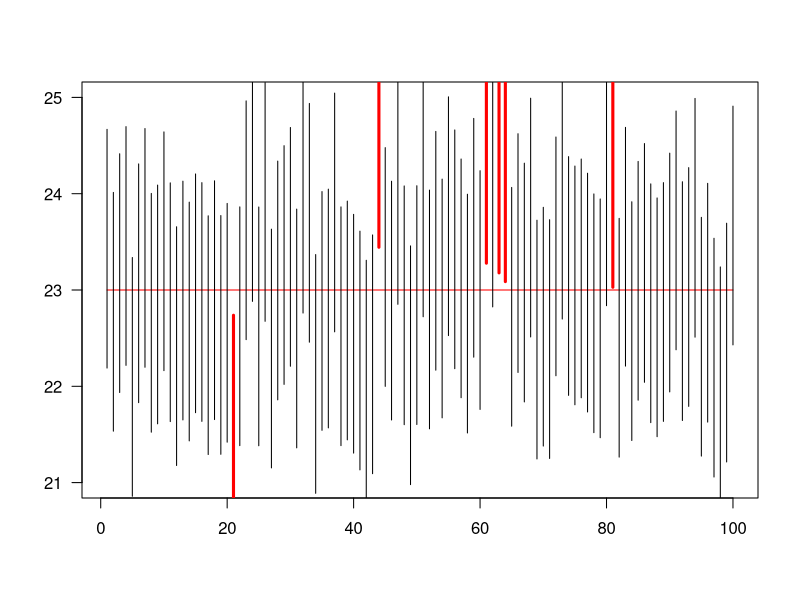

This chart was generated by the following R code:
#Generate normally distributed data with mean 23 and variance 4
mu <- 23
sigma <- sqrt(4)
n <- 10
alpha <- 0.05

N <- 100

plot(c(1,N),c(23,23),ylim=c(21,25),xlim=c(1,N),type="l",col="red",las=1,xlab="",ylab="")
for (k in 1:N)
{
  x <- rnorm(n,mu,sigma)
  #Construct a 100(1-alpha)% confidence interval for the mean
  # qnorm(1 - alpha/2) = z_{alpha/2}
  z <- qnorm(1-alpha/2)
  l <- mean(x) - z*sigma/sqrt(n)   # xbar - z_{alpha/2}*sigma/sqrt(n)
  u <- mean(x) + z*sigma/sqrt(n)   # xbar + z_{alpha/2}*sigma/sqrt(n)
  
  cat("A Confidence Interval for mu is [",l,",",u,"]\n")
  if((mu<=u)&(l<=mu))
  {
    cat("The CI contains the true mean value\n")
    lines(c(k,k),c(l,u),col="black")
  }
  else
  {
    cat("The CI DOES NOT contain the true mean value\n")
    lines(c(k,k),c(l,u),col="red",lwd=3)
  }
}

###################################################
# Coverage of CI when variance is known
###################################################
c <- 0
for (N in 1:10000)
{
  x <- rnorm(n,mu,sigma)
  z <- qnorm(1-alpha/2)
  l <- mean(x) - z*sigma/sqrt(n)   
  u <- mean(x) + z*sigma/sqrt(n) 
    
    c <- c+((mu<=u)&(l<=mu))
}
cat("The empirical coverage of these CI is ",c/10000,"\n")
#Note that the empirical coverage is close to 1-alpha.

###################################################
#Coverage of CI when variance is unknown, but we simply plug-in an estimate (wrong approach)
###################################################
c <-0
n <- 15
for (N in 1:10000)
{
	  x <- rnorm(n,mu,sigma)
	  z <- qnorm(1-alpha/2)
    l <- mean(x) - z*sd(x)/sqrt(n)
    u <- mean(x) + z*sd(x)/sqrt(n)
    
    c <- c+((mu<=u)&(l<=mu))
}
cat("The empirical coverage of these CI is ",c/10000, "\n")
#Note that the empirical coverage is less than 1-alpha.

###################################################
#Coverage of CI when variance is unknown, and we use the proper approach with t-quantiles (correct approach)
###################################################
c <- 0
for (N in 1:10000)
{
	  x <- rnorm(n,mu,sigma)
	  t <- qt(1- alpha/2, df = n-1)
    l <- mean(x) - t*sd(x)/sqrt(n)
    u <- mean(x) + t*sd(x)/sqrt(n)
    
    c <- c+((mu<=u)&(l<=mu))
}
cat("The empirical coverage of these CI is ",c/10000,"\n")
#Note that the empirical coverage is close to 1-alpha.

